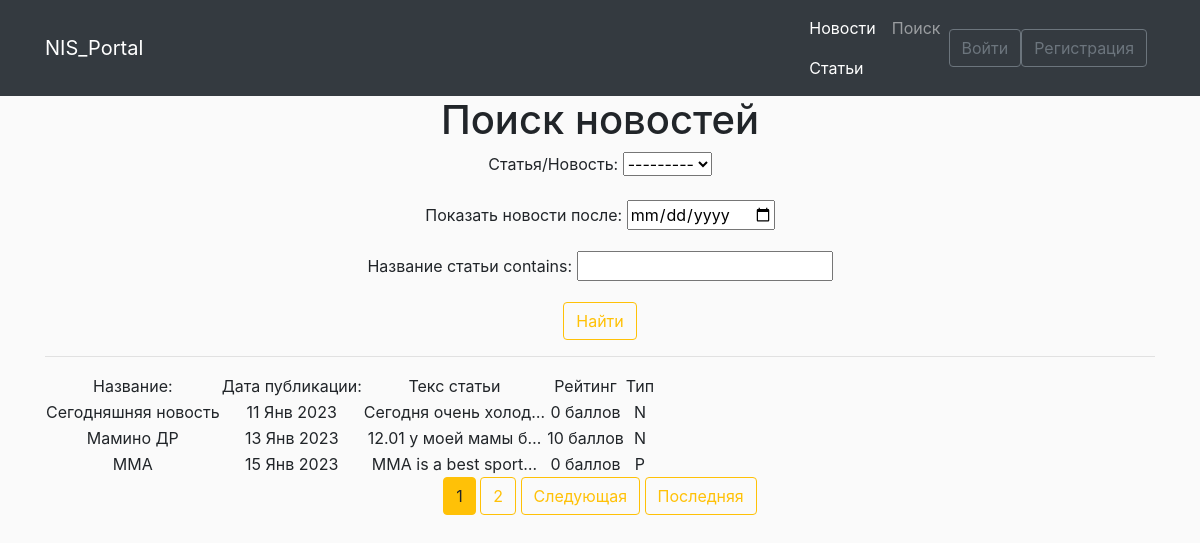
Before: /posts/search with the older database file.
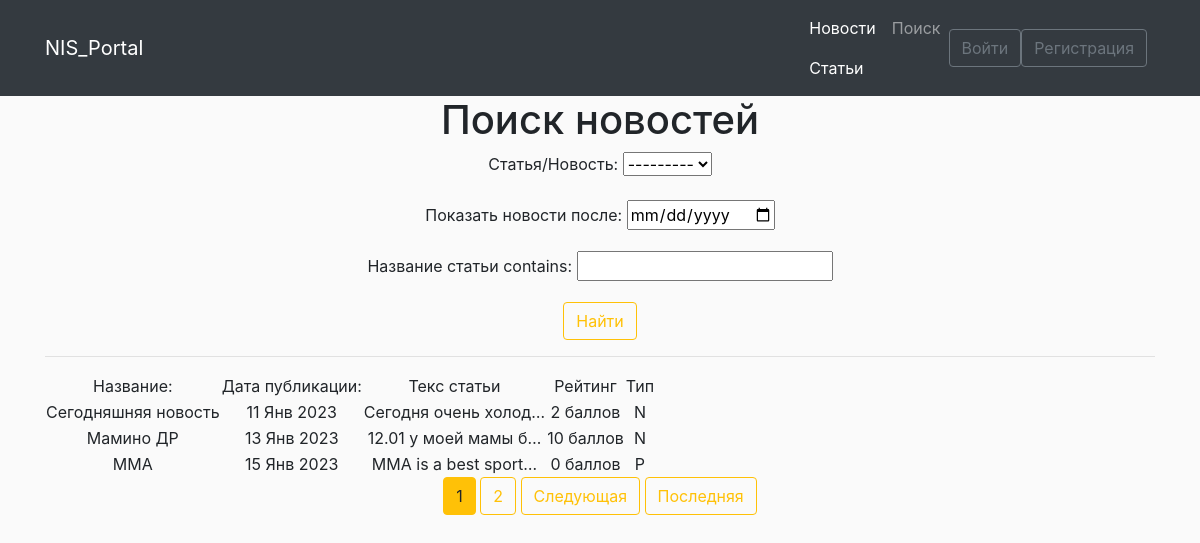
After: the same page with the newer database file.
### news/models.py (models this page shows, shortened)
class Post(models.Model):
    post = 'P'
    news = 'N'
    author = models.ForeignKey(Author, verbose_name='Автор', on_delete=models.CASCADE, related_name='posts')
    select = models.CharField('Статья/Новость', max_length=10, choices=SELECT, default=post)
    date = models.DateTimeField('Дата', default=timezone.now)
    categories = models.ManyToManyField(Category, through='PostCategory')
    title = models.CharField('Название статьи', max_length=120, unique=True)
    text = models.TextField('Основной текст статьи')
    rating_post = models.IntegerField(default=0)
    class Meta:
        verbose_name = 'Пост'
        verbose_name_plural = 'Посты'

### news/views.py (the view)
# urls.py: path('search', views.SearchNewsView.as_view(), name='news-search'),
class SearchNewsView(ListView):
    model = Post
    template_name = 'news/searchNews.html'
    context_object_name = 'news'
    paginate_by = 3
    def get_queryset(self):
        queryset = super().get_queryset()
        self.filterset = NewsFilter(self.request.GET, queryset)
        return self.filterset.qs
    def get_context_data(self, **kwargs):
        context = super().get_context_data(**kwargs)
        context['filterset'] = self.filterset
        return context

### news/templatetags/custom_filters.py (called while the page is built)
@register.filter()
def currency(value, code):
    postfix = CURRENCIES_SYMBOLS[code]
    return f'{value} {postfix}'

### news/templatetags/custom_tags.py (called while the page is built)
@register.simple_tag(takes_context=True)
def url_replace(context, **kwargs):
    d = context['request'].GET.copy()
    for k, v in kwargs.items():
        d[k] = v
    return d.urlencode()

### news/templates/news/searchNews.html (shortened to what this page needs)
{% extends 'news/base.html' %}
{% load custom_filters %}
{% load custom_tags %}
{% block content %}
   <h1>Поиск новостей</h1>
   <form action="" method="get">
       {{ filterset.form.as_p }}
       <input type="submit" class="btn btn-outline-warning" value="Найти" />
   </form>
   <hr>
    {% if news %}
       <table>
           <tr>
               <td>Название:</td>
               <td>Дата публикации:</td>
               <td>Текс статьи</td>
               <td>Рейтинг</td>
               <td>Тип</td>
           </tr>
           {% for new in news %}
           <tr>
               <td>{{ new.title }}</td>
               <td>{{ new.date|date:'d M Y' }}</td>
               <td>{{ new.text|truncatechars:20 }}</td>
               <td>{{ new.rating_post|currency:"score" }}</td>
               <td>{{ new.select }}</td>
           </tr>
           {% endfor %}
       </table>
 {% endif %}
   {% if is_paginated %}
      {% for num in page_obj.paginator.page_range %}
        {% if num == page_obj.number %}
          <button class="btn btn-warning">{{ num }}</button>
        {% elif num > page_obj.number|add:'-2' and num < page_obj.number|add:'2' %}
          <a href="?page={{ num }}" class="btn btn-outline-warning">{{ num }}</a>
        {% endif %}
      {% endfor %}
      {% if page_obj.has_next %}
        <a href="?{% url_replace page=page_obj.next_page_number %}" class="btn btn-outline-warning">Следующая</a>
        <a href="?{% url_replace page=page_obj.paginator.num_pages %}" class="btn btn-outline-warning">Последняя</a>
      {% endif %}
    {% endif %}
{% endblock content %}

### news/templates/news/base.html (shortened to what this page needs)
<!DOCTYPE html>
<html lang="en">
    <head>
        {% load static %}
        <link rel="stylesheet" href="https://stackpath.bootstrapcdn.com/bootstrap/4.1.3/css/bootstrap.min.css">
        <link href="{% static 'news/main.css' %}" rel="stylesheet" />
    </head>
    <body>
        <nav class="navbar navbar-expand-lg navbar-dark bg-dark static-top">
   <div class="container">
       <a class="navbar-brand" href="#">NIS_Portal</a>
       <div class="collapse navbar-collapse" id="navbarResponsive">
           <ul class="navbar-nav ml-auto">
               <li class="nav-item active">
                   <a class="nav-link" href="{% url 'news-main' %}">Новости
                   </a>
                   <a class="nav-link" href="{% url 'articles-main' %}">Статьи
                   </a>
               </li>
               <li class="nav-item">
                   <a class="nav-link" href="{% url 'news-search' %}">Поиск</a>
               </li>
           </ul>
           <div class="navbar-nav">
               {% if user.is_authenticated %}
               <a href="{% url 'articles-create' %}" class="btn btn-outline-secondary mr-3">Добавить статью</a>
               <a href="{% url 'news-create' %}" class="btn btn-outline-secondary mr-3">Добавить новость</a>
               <a href="{% url 'user-exit' %}" class="btn btn-outline-secondary">Выйти</a>
               <a class="nav-link" href="{% url 'profile' %}">{{ user.username }}</a>
               {% else %}
                <a href="{% url 'user-input' %}" class="btn btn-outline-secondary">Войти</a>
                <a href="{% url 'reg' %}" class="btn btn-outline-secondary mr-2">Регистрация</a>
               {% endif %}
           </div>
       </div>
   </div>
</nav>
        <div class="container">
            <div class="row">
                <div class="col-lg-12 text-center">
           {% block content %}
           {% endblock content %}
                </div>
            </div>
        </div>
    </body>
</html>

### news/static/news/main.css (style rules this page uses)
body { background: #fafafa }

Changed rows visible on the page:
changed Post "Сегодняшняя новость": rating_post "0 баллов" → "2 баллов"
